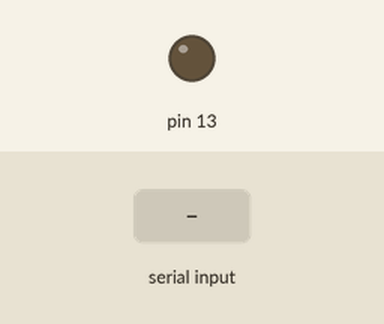
Bench run of a sketch on a simulated Arduino Uno, built with avr-gcc and run on an emulated ATmega328P. On the bench: output pins drawn as LEDs (lit = HIGH). The test bench sets the inputs (shaded band).

Above: at 1.2 s.
1.3 s: "1" received over Serial
At 2.0 s:
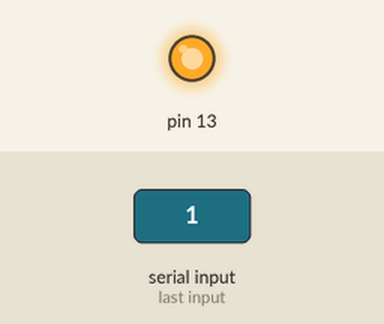
2.8 s: "0" received over Serial
At 3.1 s:
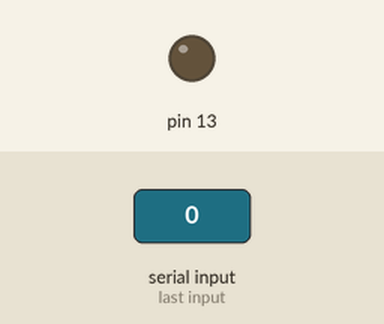
Timing chart, 0 to 5.8 s (numbered marks = the images above; inputs shaded):
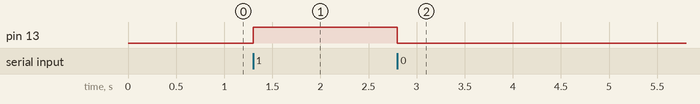

Measured:
- after the input at 1.3 s, pin 13: LOW → HIGH at once
- after the input at 2.8 s, pin 13: HIGH → LOW at once

The sketch:

chuankouA.ino
```cpp
volatile char Light;

void setup(){
  Serial.begin(9600);
  Light = '0';
  pinMode(13, OUTPUT);
}

void loop(){
  //串口，板间的互控
  if (Serial.available() > 0) {
    Light = Serial.read();

  }
  switch (Light) {
   case '1':
    digitalWrite(13,HIGH);
    break;
   case '0':
    digitalWrite(13,LOW);
    break;
  }

}
```
